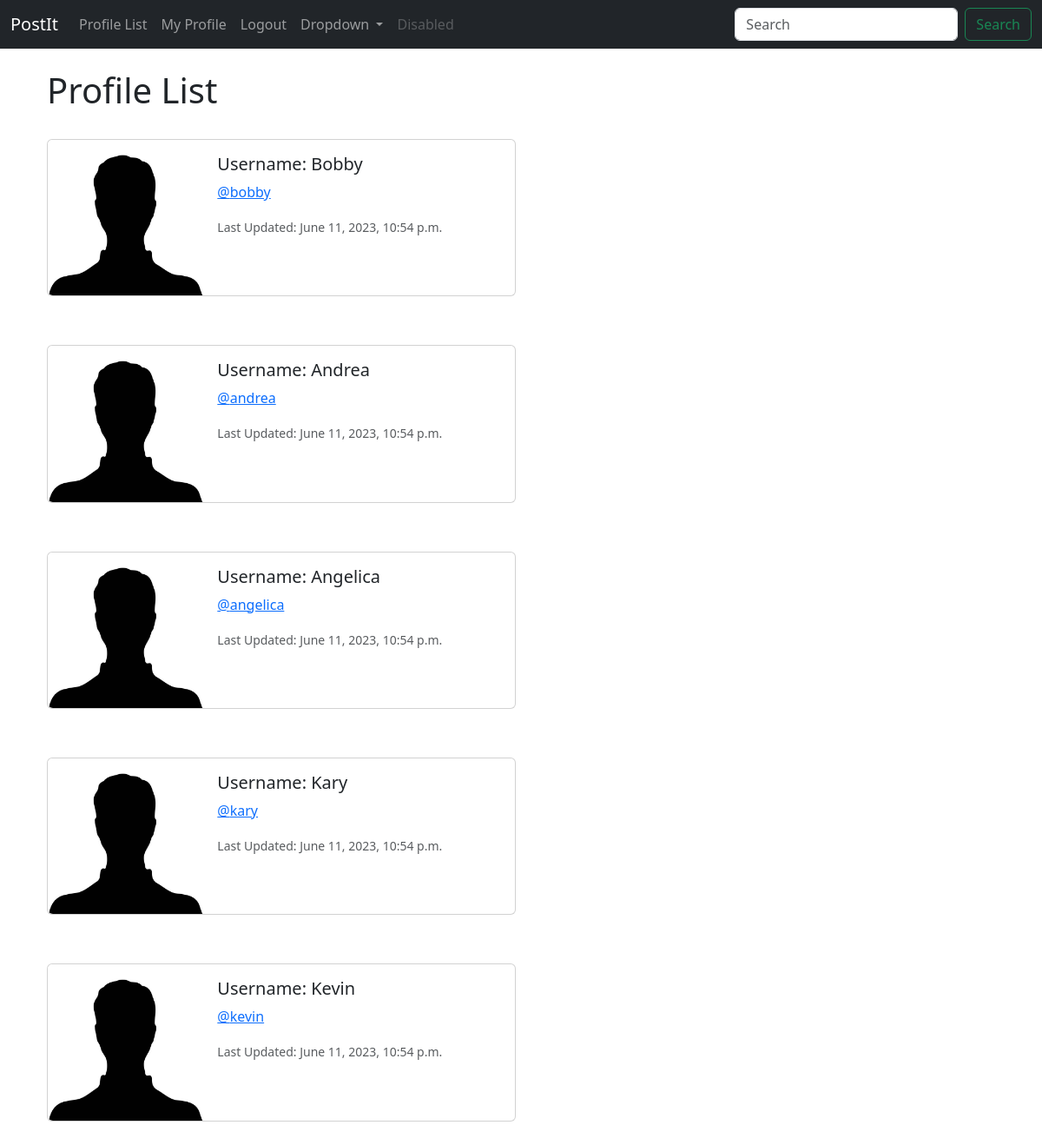
/profile_list/ (signed in), run on an earlier commit of the app's database.
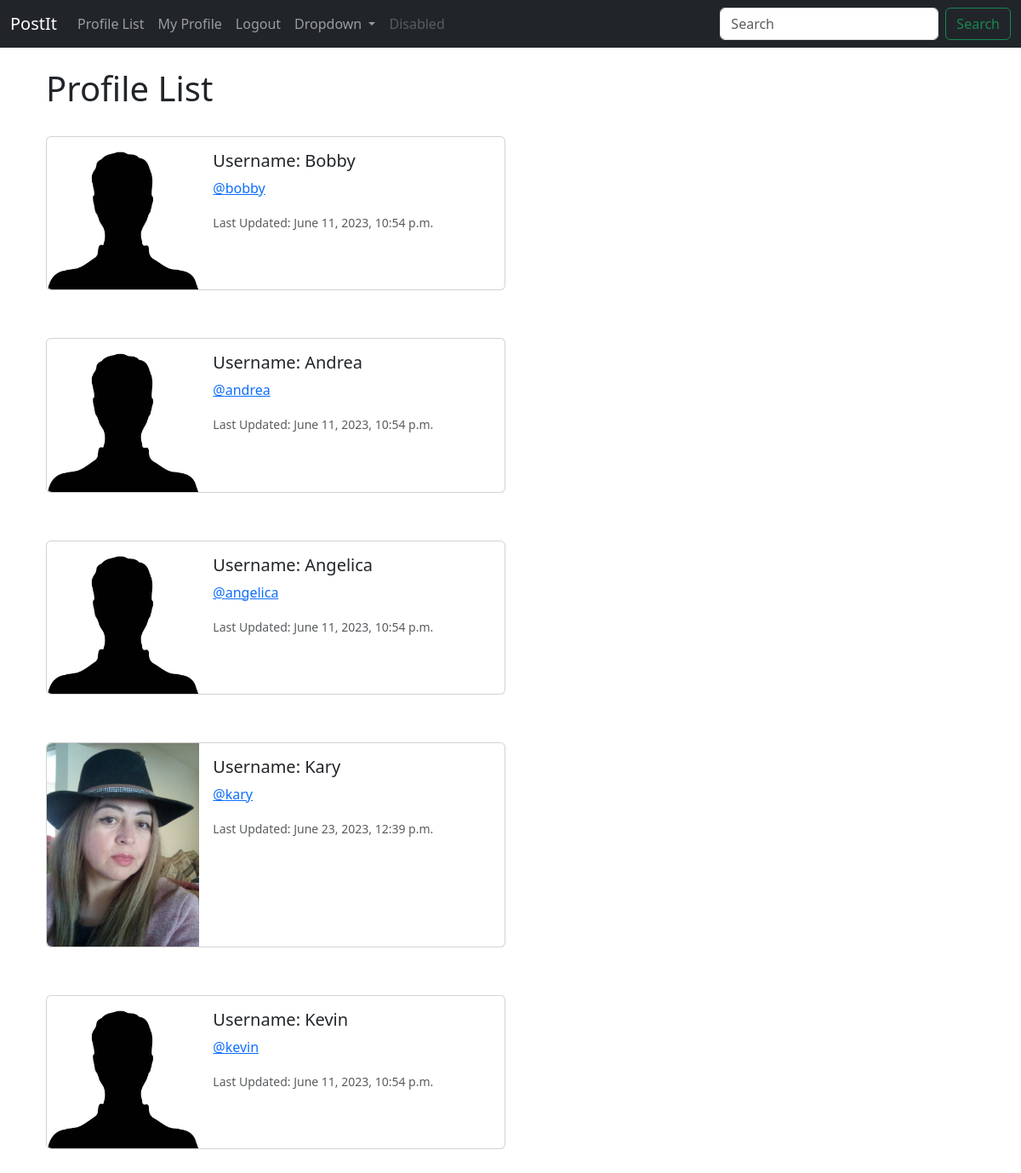
And on a later commit of the database.
### postit/models.py (models this page shows, shortened)
class Profile(models.Model):
    user = models.OneToOneField(User, on_delete=models.CASCADE)
    follows = models.ManyToManyField(
        'self',
        related_name='followed_by',
        symmetrical=False,
        blank=True
    )
    date_modified = models.DateTimeField(User, auto_now=True)
    profile_image = models.ImageField(null=True, blank=True, upload_to='images/')

### postit/views.py (the view)
# urls.py: path('profile_list/', views.profile_list, name='profile_list'),
def profile_list(request):
    if request.user.is_authenticated:
        profiles = Profile.objects.exclude(user=request.user)
        return render(request, 'profile_list.html', {'profiles': profiles})
    else:
        messages.success(request, 'You must be logged in to view this page!')
        return redirect('home')

### postit/templates/profile_list.html
{% extends 'base.html' %}
{% load static %}
{% block content %}
<h1>Profile List</h1>
<br/>
{% if profiles%}
    {%for profile in profiles %}
            <div class="card mb-2" style="max-width: 540px;">
              <div class="row g-0">
                <div class="col-md-4">
                    {% if profile.profile_image %}
                    <img src="{{ profile.profile_image.url}}" height=200 width=200 class="img-fluid rounded-start"
                    alt="{{ profile.user.username }}" />
                    {% else %}
                    <img src="{% static 'images/profile.jpg' %}" class="img-fluid rounded-start" alt="Profile pic">
                    {% endif %}
                </div>
                <div class="col-md-8">
                  <div class="card-body">
                    <h5 class="card-title">Username: {{ profile.user.username }}</h5>
                    <p class="card-text"><a href="{% url 'profile' profile.user.id %}">@{{ profile.user.username|lower }}</a></p>
                    <p class="card-text"><small class="text-body-secondary">Last Updated: {{ profile.date_modified }}</small></p>
                  </div>
                </div>
              </div>
            </div>
        <br/><br/>
    {% endfor %}
{% endif %}
{% endblock %}

What changed in the data, as far as the page shows it:
changed Profile "Kary": profile_image: picture added; date_modified "June 11, 2023, 10:54 p.m." → "June 23, 2023, 12:39 p.m."
